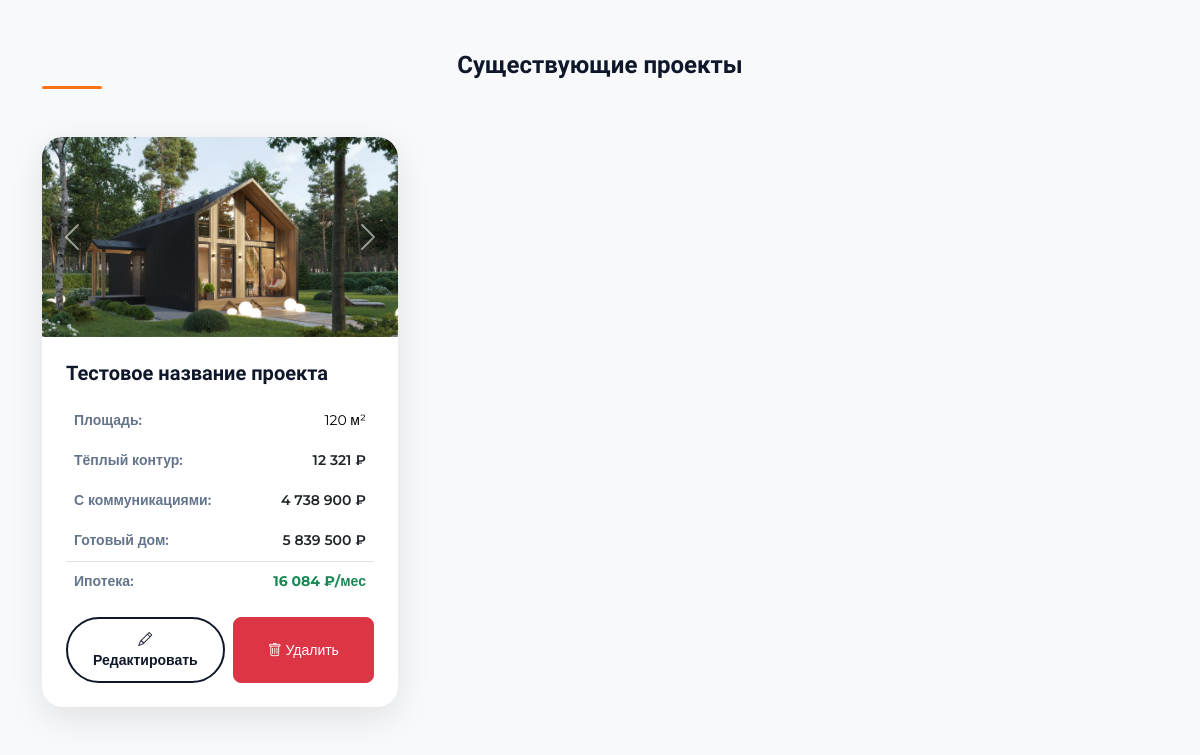
The page /admin/ (lower part) on the database as committed earlier.
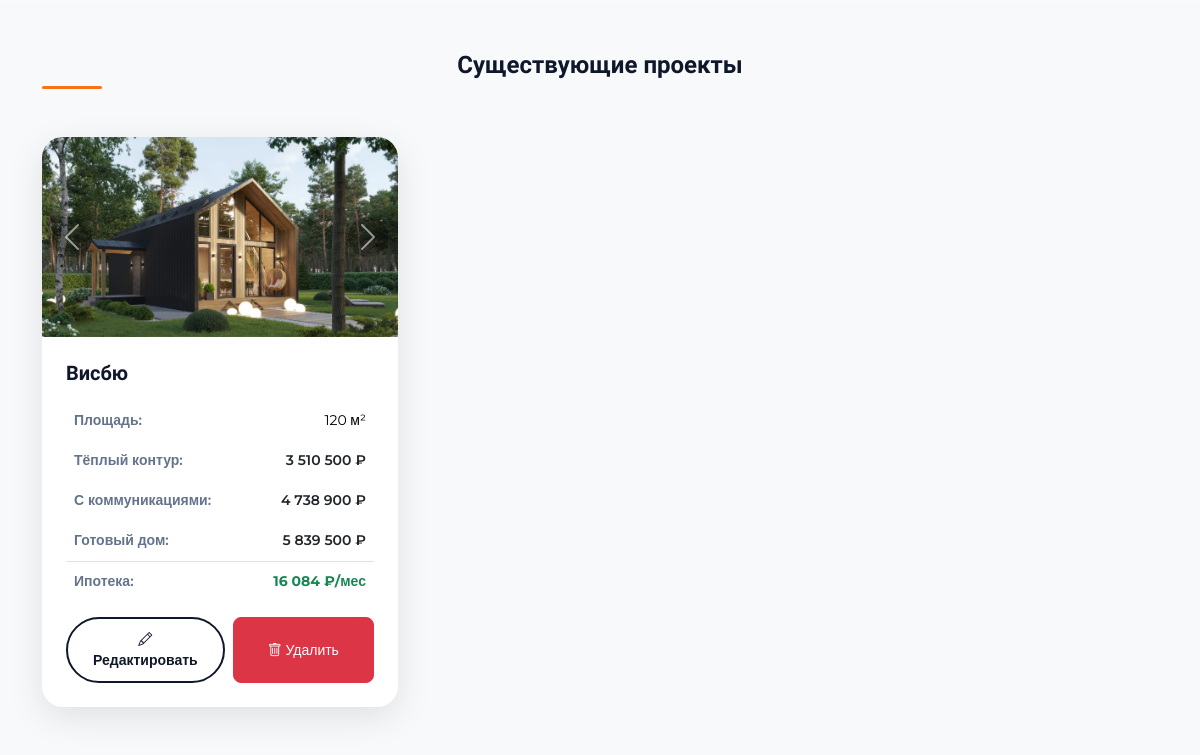
The same page on the database as committed later.
### app/models.py (models this page shows, shortened)
class Project(db.Model):
    __tablename__ = "projects"
    id = db.Column(db.Integer, primary_key=True)
    title = db.Column(db.String(100), unique=True, nullable=False)
    slug = db.Column(db.String(100), unique=True, nullable=False)
    description = db.Column(db.Text)
    square = db.Column(db.Integer, nullable=False)
    size = db.Column(db.String(15), nullable=False)
    price_base = db.Column(db.Integer, nullable=False)
    price_with_communications = db.Column(db.Integer)
    price_ready = db.Column(db.Integer)
    mortgage_price_per_month = db.Column(db.Integer)
    images_directory_path = db.Column(db.String(300), nullable=False)
    images = db.relationship(
        "ProjectImages",
        back_populates="project",
        cascade="all, delete-orphan",
        lazy="dynamic"
    )

### app/routes.py (the view)
@main_bp.route('/admin/')
def admin():
    projects = Project.query.all()
    form = ProjectForm()
    return render_template('admin.html', projects=projects, form=form)

### app/models.py (called while the page is built)
    @property
    def url(self):
        return os.path.join('uploads', self.project.slug, self.filename)

### app/templates/admin.html (shortened to what the changed rows need)
<!DOCTYPE html>
<html lang="ru">
    <head>
        <link href="https://cdn.jsdelivr.net/npm/bootstrap@5.3.2/dist/css/bootstrap.min.css" rel="stylesheet" />
        <link href="https://cdn.jsdelivr.net/npm/bootstrap-icons@1.11.1/font/bootstrap-icons.css" rel="stylesheet" />
    </head>
    <body>
        <section id="projects" class="py-5 bg-light">
            <div class="container">
                <h2 class="section-title text-center mb-5">Существующие проекты</h2>
                <div class="row g-4">
                    {% for project in projects %}
                    <div class="col-md-6 col-lg-4">
                        <div class="project-card h-100">
                            <div id="carousel{{ project.id }}" class="carousel slide">
                                <div class="carousel-inner">
                                    {% for image in project.images.all() %}
                                    <div class="carousel-item {% if loop.first %}active{% endif %}">
                                        <img src="{{ url_for('static', filename=image.url) }}" class="card-img-top" alt="{{ project.title }}" style="height: 200px; object-fit: cover;">
                                    </div>
                                    {% endfor %}
                                </div>
                                {% if project.images.count() > 1 %}
                                <button class="carousel-control-prev" type="button" data-bs-target="#carousel{{ project.id }}" data-bs-slide="prev">
                                <span class="carousel-control-prev-icon"></span>
                                </button>
                                <button class="carousel-control-next" type="button" data-bs-target="#carousel{{ project.id }}" data-bs-slide="next">
                                <span class="carousel-control-next-icon"></span>
                                </button>
                                {% endif %}
                            </div>
                            <div class="card-body p-4">
                                <h5 class="fw-semibold mb-3">{{ project.title }}</h5>
                                <table class="table table-borderless text-secondary small mb-0">
                                    <tbody>
                                        <tr>
                                            <th>Площадь:</th>
                                            <td class="text-end">{{ project.square }} м²</td>
                                        </tr>
                                        <tr>
                                            <th>Тёплый контур:</th>
                                            <td class="text-end text-dark fw-semibold">{{ "{:,}".format(project.price_base).replace(',', ' ') }} ₽</td>
                                        </tr>
                                        <tr>
                                            <th>С коммуникациями:</th>
                                            <td class="text-end text-dark fw-semibold">{{ "{:,}".format(project.price_with_communications).replace(',', ' ') }} ₽</td>
                                        </tr>
                                        <tr>
                                            <th>Готовый дом:</th>
                                            <td class="text-end text-dark fw-semibold">{{ "{:,}".format(project.price_ready).replace(',', ' ') }} ₽</td>
                                        </tr>
                                        <tr class="border-top">
                                            <th class="pt-2">Ипотека:</th>
                                            <td class="text-end fw-bold pt-2 text-success">{{ "{:,}".format(project.mortgage_price_per_month).replace(',', ' ') }} ₽/мес</td>
                                        </tr>
                                    </tbody>
                                </table>
                                <div class="d-flex gap-2 mt-3">
                                    <a href="{{ url_for('main.edit_project', id=project.id) }}" class="btn btn-outline-custom btn-sm flex-fill">
                                    <i class="bi bi-pencil"></i> Редактировать
                                    </a>
                                    <button class="btn btn-danger btn-sm delete-btn" data-id="{{ project.id }}">
                                    <i class="bi bi-trash"></i> Удалить
                                    </button>
                                </div>
                            </div>
                        </div>
                    </div>
                    {% endfor %}
                </div>
            </div>
        </section>
    </body>
</html>

Rows that differ between the two databases and show on the page:
changed Project: title "Тестовое название проекта" → "Висбю"; price_base "12 321" → "3 510 500"
